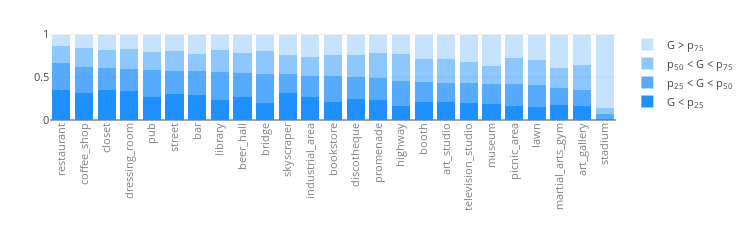
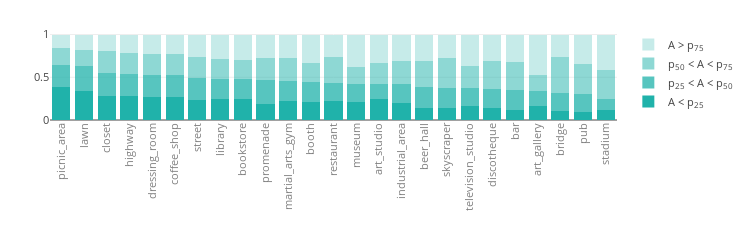

The cell these charts' notebook holds for them, in order:
### Code cell
gender_ages_data = pd.merge(gender_table[['mean', 'id']], ages_table[['25 per', 'id']], on='id')


def stat_plot(vis_table1, value_name, target_column, color, inverse_value=False):
    dd = []
    for loc in list(data1.keys()):
        cn = Counter()
        for photo in data1[loc]:
            for category, val in data1[loc][photo]['categories'].items():
                cn[category] += float(val)
        dd.append([loc, cn])

    dd1 = []
    for x in dd:
        dd1.append([x[0]] + [x[1][tag] for tag in tags])

    tags_info = pd.DataFrame(dd1)
    tags_info.columns=["id"] + tags

    vis_table1 = pd.merge(vis_table1, tags_info, on='id')

    x, y1, y2, y3, y4 = [],[],[],[],[]

    if inverse_value:
        vis_table1[target_column] = 1 - vis_table1[target_column]
    
    #rc = '50 per'
    th1 = np.percentile(vis_table1[target_column], 25)
    th2 = np.percentile(vis_table1[target_column], 50)
    th3 = np.percentile(vis_table1[target_column], 75)
    
    for tag in tags:
        try:

            val1 = sum(vis_table1[vis_table1[target_column]<th1][tag])
            val2 = sum(vis_table1[(vis_table1[target_column]>=th1) 
                                  & (vis_table1[target_column]<th2)][tag])
            val3 = sum(vis_table1[(vis_table1[target_column]>=th2) 
                                  & (vis_table1[target_column]<th3)][tag])
            val4 = sum(vis_table1[vis_table1[target_column]>=th3][tag])
            if val1 or val2 or val3 or val4:
                y1.append(val1)
                y2.append(val2)
                y3.append(val3)
                y4.append(val4)
                x.append(tag.split("/")[0])
            else:
                print("error: {}".format(tag))
                pass
        except:
            pass

    y1, y2, y3, y4 = np.array(y1), np.array(y2), np.array(y3), np.array(y4)

    y_sum = y1 + y2 + y3 + y4
    y1 /= y_sum
    y2 /= y_sum
    y3 /= y_sum
    y4 /= y_sum

    ids = np.flip(np.argsort(y1+y2, axis=0), axis=0)
    x = np.array(x)

    marker_style = dict(color=color)

    data = [
            go.Bar(x=x[ids], y=y1[ids], name="{} < p<sub>25</sub>".format(value_name),
                    hoverinfo="y", marker=marker_style),

            go.Bar(x=x[ids], y=y2[ids], 
                   name="p<sub>25</sub> < {} < p<sub>50</sub>".format(value_name),
                    hoverinfo="y", marker=marker_style, opacity=0.75),

            go.Bar(x=x[ids], y=y3[ids], 
                   name="p<sub>50</sub> < {} < p<sub>75</sub>".format(value_name),
                    hoverinfo="y", marker=marker_style, opacity=0.5),

            go.Bar(x=x[ids], y=y4[ids], 
                   name="{} > p<sub>75</sub>".format(value_name),
                    hoverinfo="y",marker=marker_style, opacity=0.25)
            ]

    layout = go.Layout(height=250, width=750, xaxis=dict(tickangle=-90, color='grey'),
                       margin=go.layout.Margin(t=30, b=130,l=50),
                       showlegend=True, font=dict(size=11), barmode='stack')

    fig = go.Figure(data=data, layout=layout)

    py.iplot(fig, show_link=False)

    
stat_plot(gender_table, 'G', 'mean', 'dodgerblue', True)
stat_plot(ages_table, 'A', '50 per', 'lightseagreen', False)

### Figure 1 — Plotly figure (JSON) as saved in the notebook; plotly's stock layout.template omitted (floating-point values rounded to 4 significant figures)
{"data": [{"hoverinfo": "y", "marker": {"color": "dodgerblue"}, "name": "G < p<sub>25</sub>", "type": "bar", "uid": "17fa9ec2-ddf6-11e8-bbb0-3c15c2cf2370", "x": ["restaurant", "coffee_shop", "closet", "dressing_room", "pub", "street", "bar", "library", "beer_hall", "bridge", "skyscraper", "industrial_area", "bookstore", "discotheque", "promenade", "highway", "booth", "art_studio", "television_studio", "museum", "picnic_area", "lawn", "martial_arts_gym", "art_gallery", "stadium"], "y": [0.3537, 0.3213, 0.3499, 0.3399, 0.2686, 0.2998, 0.292, 0.2383, 0.2644, 0.2003, 0.3111, 0.2747, 0.21, 0.246, 0.2346, 0.1693, 0.2062, 0.211, 0.2002, 0.1921, 0.1644, 0.1534, 0.1778, 0.168, 0.01215]}, {"hoverinfo": "y", "marker": {"color": "dodgerblue"}, "name": "p<sub>25</sub> < G < p<sub>50</sub>", "opacity": 0.75, "type": "bar", "uid": "17faa2f0-ddf6-11e8-9bd9-3c15c2cf2370", "x": ["restaurant", "coffee_shop", "closet", "dressing_room", "pub", "street", "bar", "library", "beer_hall", "bridge", "skyscraper", "industrial_area", "bookstore", "discotheque", "promenade", "highway", "booth", "art_studio", "television_studio", "museum", "picnic_area", "lawn", "martial_arts_gym", "art_gallery", "stadium"], "y": [0.3123, 0.3034, 0.2553, 0.2552, 0.3114, 0.2786, 0.2822, 0.3226, 0.2836, 0.3434, 0.229, 0.2369, 0.3013, 0.2565, 0.2509, 0.291, 0.2411, 0.2244, 0.2326, 0.2347, 0.2582, 0.2531, 0.1956, 0.1835, 0.05989]}, {"hoverinfo": "y", "marker": {"color": "dodgerblue"}, "name": "p<sub>50</sub> < G < p<sub>75</sub>", "opacity": 0.5, "type": "bar", "uid": "17faa67e-ddf6-11e8-9b11-3c15c2cf2370", "x": ["restaurant", "coffee_shop", "closet", "dressing_room", "pub", "street", "bar", "library", "beer_hall", "bridge", "skyscraper", "industrial_area", "bookstore", "discotheque", "promenade", "highway", "booth", "art_studio", "television_studio", "museum", "picnic_area", "lawn", "martial_arts_gym", "art_gallery", "stadium"], "y": [0.1959, 0.2154, 0.2089, 0.2296, 0.2151, 0.2329, 0.1929, 0.2534, 0.2384, 0.2591, 0.2222, 0.2202, 0.2453, 0.2634, 0.3001, 0.3066, 0.2681, 0.2775, 0.2482, 0.2083, 0.3079, 0.2922, 0.2363, 0.2923, 0.06931]}, {"hoverinfo": "y", "marker": {"color": "dodgerblue"}, "name": "G > p<sub>75</sub>", "opacity": 0.25, "type": "bar", "uid": "17faa8e8-ddf6-11e8-ad42-3c15c2cf2370", "x": ["restaurant", "coffee_shop", "closet", "dressing_room", "pub", "street", "bar", "library", "beer_hall", "bridge", "skyscraper", "industrial_area", "bookstore", "discotheque", "promenade", "highway", "booth", "art_studio", "television_studio", "museum", "picnic_area", "lawn", "martial_arts_gym", "art_gallery", "stadium"], "y": [0.1382, 0.1599, 0.1859, 0.1753, 0.205, 0.1887, 0.2329, 0.1857, 0.2136, 0.1972, 0.2377, 0.2682, 0.2434, 0.2342, 0.2145, 0.2331, 0.2846, 0.2871, 0.319, 0.365, 0.2695, 0.3013, 0.3903, 0.3561, 0.8587]}], "layout": {"barmode": "stack", "font": {"size": 11}, "height": 250, "margin": {"b": 130, "l": 50, "t": 30}, "showlegend": true, "width": 750, "xaxis": {"color": "grey", "tickangle": -90}}}

### Figure 2 — Plotly figure (JSON) as saved in the notebook; plotly's stock layout.template omitted (floating-point values rounded to 4 significant figures)
{"data": [{"hoverinfo": "y", "marker": {"color": "lightseagreen"}, "name": "A < p<sub>25</sub>", "type": "bar", "uid": "18cc0278-ddf6-11e8-8d16-3c15c2cf2370", "x": ["picnic_area", "lawn", "closet", "highway", "dressing_room", "coffee_shop", "street", "library", "bookstore", "promenade", "martial_arts_gym", "booth", "restaurant", "museum", "art_studio", "industrial_area", "beer_hall", "skyscraper", "television_studio", "discotheque", "bar", "art_gallery", "bridge", "pub", "stadium"], "y": [0.3871, 0.3417, 0.2807, 0.2752, 0.265, 0.2708, 0.2299, 0.2499, 0.2423, 0.1827, 0.2268, 0.2075, 0.2176, 0.2079, 0.2433, 0.2021, 0.1363, 0.1422, 0.1623, 0.144, 0.1166, 0.1692, 0.1005, 0.09245, 0.1181]}, {"hoverinfo": "y", "marker": {"color": "lightseagreen"}, "name": "p<sub>25</sub> < A < p<sub>50</sub>", "opacity": 0.75, "type": "bar", "uid": "18cc044c-ddf6-11e8-b1e4-3c15c2cf2370", "x": ["picnic_area", "lawn", "closet", "highway", "dressing_room", "coffee_shop", "street", "library", "bookstore", "promenade", "martial_arts_gym", "booth", "restaurant", "museum", "art_studio", "industrial_area", "beer_hall", "skyscraper", "television_studio", "discotheque", "bar", "art_gallery", "bridge", "pub", "stadium"], "y": [0.2551, 0.2841, 0.2632, 0.2651, 0.267, 0.2506, 0.2652, 0.2307, 0.235, 0.2822, 0.2262, 0.2338, 0.2147, 0.2158, 0.1798, 0.2135, 0.2515, 0.2355, 0.2112, 0.2166, 0.2323, 0.1647, 0.2169, 0.2072, 0.1327]}, {"hoverinfo": "y", "marker": {"color": "lightseagreen"}, "name": "p<sub>50</sub> < A < p<sub>75</sub>", "opacity": 0.5, "type": "bar", "uid": "18cc055c-ddf6-11e8-a9b0-3c15c2cf2370", "x": ["picnic_area", "lawn", "closet", "highway", "dressing_room", "coffee_shop", "street", "library", "bookstore", "promenade", "martial_arts_gym", "booth", "restaurant", "museum", "art_studio", "industrial_area", "beer_hall", "skyscraper", "television_studio", "discotheque", "bar", "art_gallery", "bridge", "pub", "stadium"], "y": [0.1957, 0.1951, 0.2583, 0.2418, 0.2456, 0.2481, 0.2475, 0.2309, 0.2266, 0.2641, 0.2711, 0.2309, 0.3032, 0.199, 0.2489, 0.2792, 0.3042, 0.3496, 0.253, 0.3238, 0.326, 0.1895, 0.4169, 0.3562, 0.3365]}, {"hoverinfo": "y", "marker": {"color": "lightseagreen"}, "name": "A > p<sub>75</sub>", "opacity": 0.25, "type": "bar", "uid": "18cc062e-ddf6-11e8-a5b6-3c15c2cf2370", "x": ["picnic_area", "lawn", "closet", "highway", "dressing_room", "coffee_shop", "street", "library", "bookstore", "promenade", "martial_arts_gym", "booth", "restaurant", "museum", "art_studio", "industrial_area", "beer_hall", "skyscraper", "television_studio", "discotheque", "bar", "art_gallery", "bridge", "pub", "stadium"], "y": [0.1622, 0.1791, 0.1978, 0.2178, 0.2224, 0.2304, 0.2574, 0.2884, 0.2961, 0.2711, 0.2759, 0.3277, 0.2645, 0.3774, 0.328, 0.3052, 0.3081, 0.2727, 0.3735, 0.3156, 0.3251, 0.4766, 0.2658, 0.3442, 0.4127]}], "layout": {"barmode": "stack", "font": {"size": 11}, "height": 250, "margin": {"b": 130, "l": 50, "t": 30}, "showlegend": true, "width": 750, "xaxis": {"color": "grey", "tickangle": -90}}}
